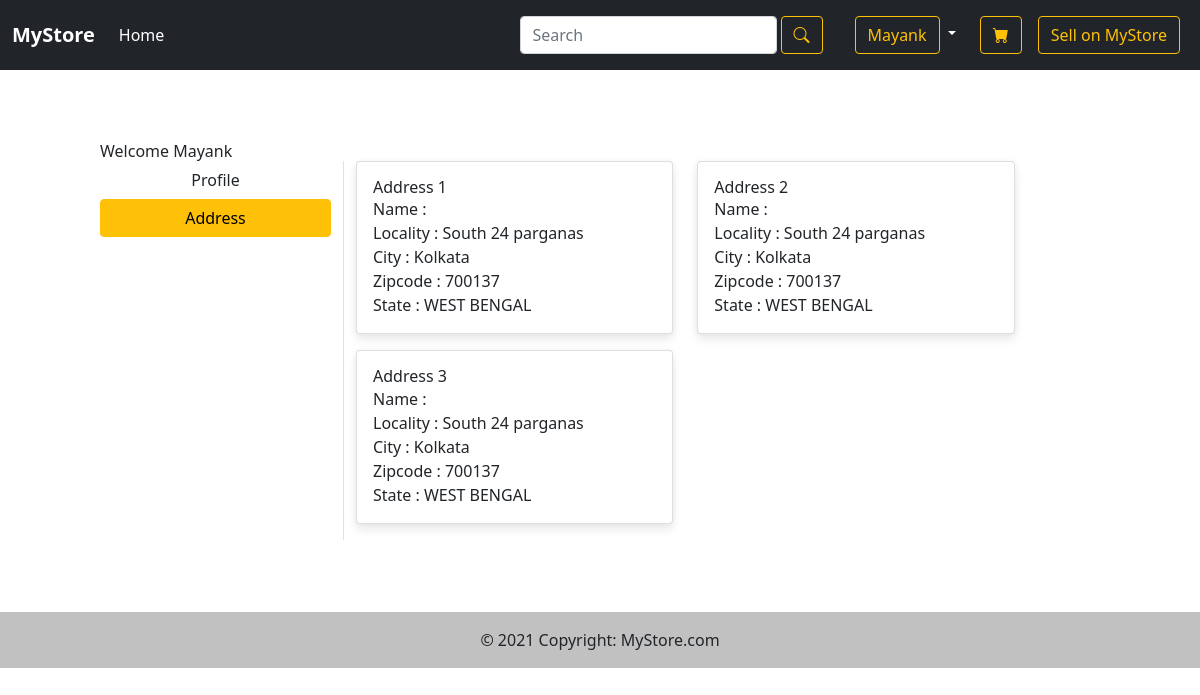
Before: /account/address/ (signed in) with the older database file.
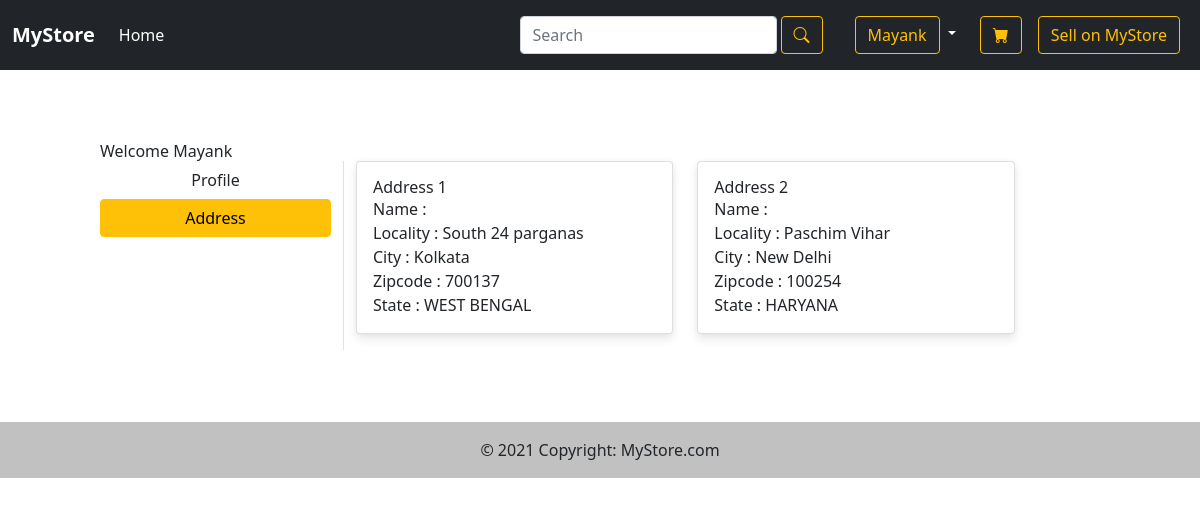
After: the same page with the newer database file.
### app/models.py (models this page shows, shortened)
class Customer(models.Model):
    user = models.ForeignKey(User, on_delete=models.CASCADE)
    name = models.CharField(max_length=200)
    locality = models.CharField(max_length=300)
    city = models.CharField(max_length=100)
    zipcode = models.CharField(max_length=6)
    state = models.CharField(choices=STATE_CHOICES, max_length=50)
    class Meta:
        verbose_name_plural = 'customer'

### app/views.py (the view)
# urls.py: path('account/address/', views.addressview, name="address"),
@login_required
def addressview(request):
    add = Customer.objects.filter(user=request.user)
    return render(request, 'app/user/address.html', {'active':'btn-warning', 'add':add})

### app/templates/app/user/address.html (shortened to what this page needs)
{% extends 'app/base.html' %}
{% block content %}
<div class="container my-5">
    <div class="row">
        <h3>Welcome <span class="text-capitalize">{{request.user}}</span></h3>
        <div class="col-sm-3 border-end">
            <ul class="list-unstyled">
                <li class="d-grid"><a href="{% url 'app:profile' %}" class="btn">Profile</a></li>
                <li class="d-grid"><a href="{% url 'app:address' %}" class="btn {{active}}">Address</a></li>
            </ul>
        </div>
        <div class="col-sm-8">
            <div class="row">
                {% for ad in add %}
                <div class="col-sm-6">
                    <div class="card mb-3">
                        <div class="card-body">
                            <h3>Address {{forloop.counter}}</h3>
                            <p>Name : {{ad.name}}</p>
                            <p>Locality : {{ad.locality}}</p>
                            <p>City : {{ad.city}}</p>
                            <p>Zipcode : {{ad.zipcode}}</p>
                            <p>State : {{ad.state}}</p>
                        </div>
                    </div>
                </div>
                {% endfor %}
            </div>
        </div>
    </div>
</div>
{% endblock %}

Changed rows visible on the page:
removed Customer: locality "South 24 parganas", city "Kolkata", zipcode "700137", state "WEST BENGAL"
removed Customer: locality "South 24 parganas", city "Kolkata", zipcode "700137", state "WEST BENGAL"
added Customer: locality "Paschim Vihar", city "New Delhi", zipcode "100254", state "HARYANA"
